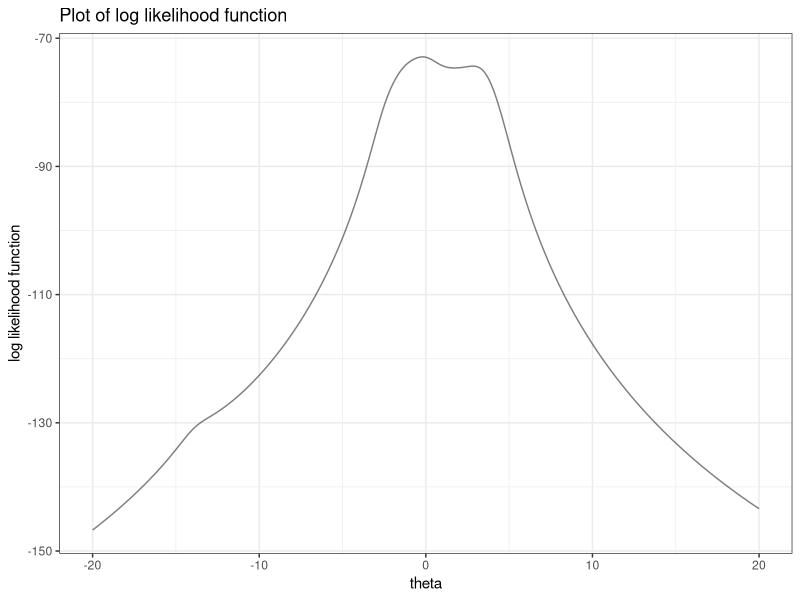
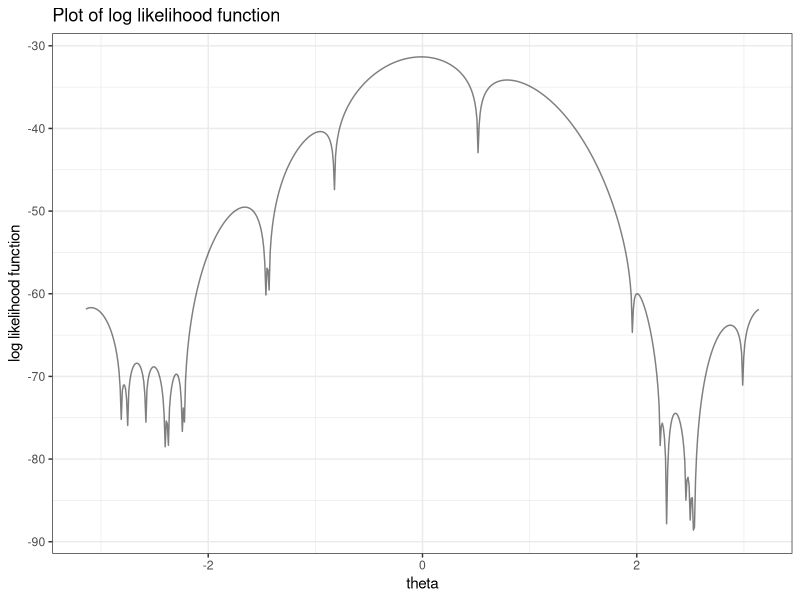
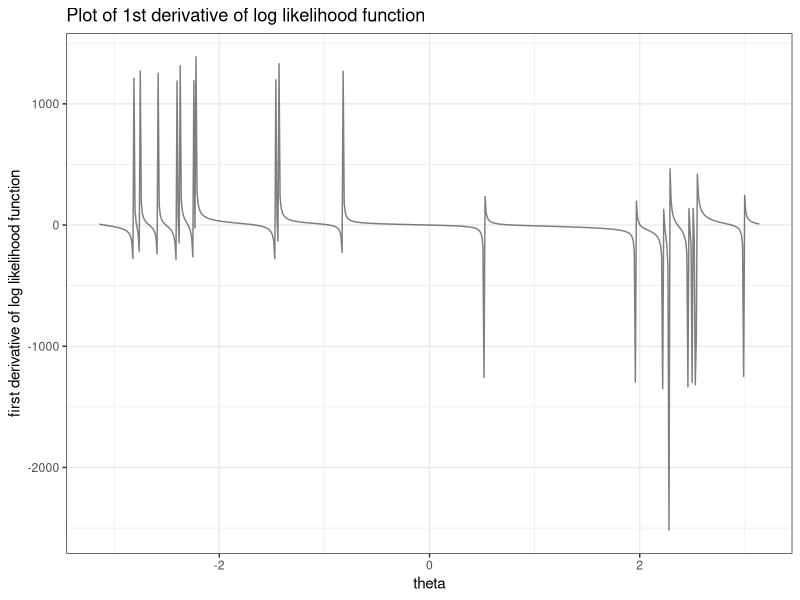
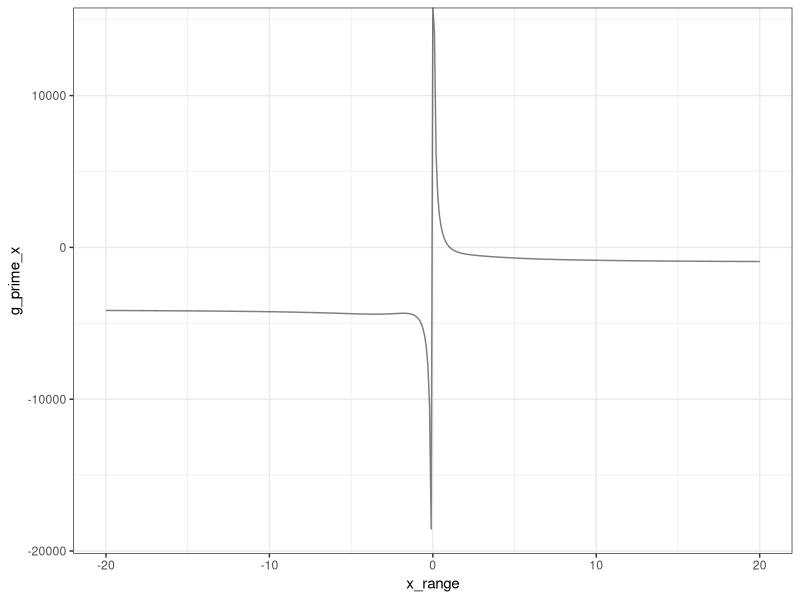

These charts were generated, in order, by the following R code: (Note: this script raises an error after producing the figures.)
## ---- chunk 1
knitr::opts_chunk$set(echo = TRUE)
library(tidyverse)
library(plotrix)
## ---- chunk 2
# Import data
x_value = c(1.77, -0.23, 2.76, 3.80, 3.47, 
            56.75, -1.34, 4.24, -2.44, 3.29, 
            3.71, -2.40, 4.53, -0.07, -1.05, 
            -13.87, -2.53, -1.75, 0.27, 43.21)

# Define the log likelihood function
log_likelihood = function(x, theta) {
  l = -20*log(pi) - sum(log(1+(x-theta)^2))
  return(l)
} 

# Define the first derivative function of the log likelihood function
l_derivative_1 = function(x, theta) {
  l_1 = 2*sum((x-theta)/(1+(x-theta)^2))
  return(l_1)
}

# Define the second derivative function of the log likelihood function
l_derivative_2 = function(x, theta) {
  l_2 = 2*sum(((x-theta)^2-1)/(1+(x-theta)^2)^2)
  return(l_2)
}

# Graph the log likelihood function
theta_range = seq(-20, 20, 0.001)
n_loop = length(theta_range)
log_likelihood_value = numeric(n_loop)
for (i in 1:n_loop) {
  log_likelihood_value[i] = log_likelihood(x_value, theta_range[i])
}
result_l = cbind(theta_range, log_likelihood_value) %>% as.data.frame()
result_l %>% 
  ggplot(aes(x = theta_range, y = log_likelihood_value)) + geom_line(alpha = 0.5) +
  theme_bw() + labs(
    x = "theta",
    y = "log likelihood function",
    title = "Plot of log likelihood function"
  )
## ---- chunk 3
n_iteration = 1000
theta_iteration = numeric(n_iteration)
theta_iteration[1] = mean(x_value)
# Mean of the data as the starting point
for (i in 2:n_iteration) {
  theta_iteration[i] = theta_iteration[i-1] - l_derivative_1(x_value, theta_iteration[i-1])/l_derivative_2(x_value, theta_iteration[i-1])
}
tail(theta_iteration)

# Starting point = -11
theta_iteration[1] = -11
for (i in 2:n_iteration) {
  theta_iteration[i] = theta_iteration[i-1] - l_derivative_1(x_value, theta_iteration[i-1])/l_derivative_2(x_value, theta_iteration[i-1])
}
tail(theta_iteration)

# Starting point = -1
theta_iteration[1] = -1
for (i in 2:n_iteration) {
  theta_iteration[i] = theta_iteration[i-1] - l_derivative_1(x_value, theta_iteration[i-1])/l_derivative_2(x_value, theta_iteration[i-1])
}
tail(theta_iteration)

# Starting point = 0
theta_iteration[1] = 0
for (i in 2:n_iteration) {
  theta_iteration[i] = theta_iteration[i-1] - l_derivative_1(x_value, theta_iteration[i-1])/l_derivative_2(x_value, theta_iteration[i-1])
}
tail(theta_iteration)

# Starting point = 1.5
theta_iteration[1] = 1.5
for (i in 2:n_iteration) {
  theta_iteration[i] = theta_iteration[i-1] - l_derivative_1(x_value, theta_iteration[i-1])/l_derivative_2(x_value, theta_iteration[i-1])
}
tail(theta_iteration)

# Starting point = 4
theta_iteration[1] = 4
for (i in 2:n_iteration) {
  theta_iteration[i] = theta_iteration[i-1] - l_derivative_1(x_value, theta_iteration[i-1])/l_derivative_2(x_value, theta_iteration[i-1])
}
tail(theta_iteration)

# Starting point = 4.7
theta_iteration[1] = 4.7
for (i in 2:n_iteration) {
  theta_iteration[i] = theta_iteration[i-1] - l_derivative_1(x_value, theta_iteration[i-1])/l_derivative_2(x_value, theta_iteration[i-1])
}
tail(theta_iteration)

# Starting point = 7
theta_iteration[1] = 7
for (i in 2:n_iteration) {
  theta_iteration[i] = theta_iteration[i-1] - l_derivative_1(x_value, theta_iteration[i-1])/l_derivative_2(x_value, theta_iteration[i-1])
}
tail(theta_iteration)

# Starting point = 8
theta_iteration[1] = 8
for (i in 2:n_iteration) {
  theta_iteration[i] = theta_iteration[i-1] - l_derivative_1(x_value, theta_iteration[i-1])/l_derivative_2(x_value, theta_iteration[i-1])
}
tail(theta_iteration)

# Starting point = 38
theta_iteration[1] = 38
for (i in 2:n_iteration) {
  theta_iteration[i] = theta_iteration[i-1] - l_derivative_1(x_value, theta_iteration[i-1])/l_derivative_2(x_value, theta_iteration[i-1])
}
tail(theta_iteration)
## ---- chunk 4
# Starting points = -1 and 1
L = -1
U = 1
n_iteration = 100000
theta_iteration = numeric(n_iteration)
for (i in 1:n_iteration) {
  theta_iteration[i] = (L + U)/2
  eval_1 = l_derivative_1(x_value, theta_iteration[i])
  eval_2 = l_derivative_1(x_value, L)
  eval_3 = eval_1 * eval_2
  if(eval_3 < 0) {
    U = theta_iteration[i]
  } else {L = theta_iteration[i]}
}

tail(theta_iteration)

# Starting points = 1 and 2
L = 1
U = 2
n_iteration = 100000
theta_iteration = numeric(n_iteration)
for (i in 1:n_iteration) {
  theta_iteration[i] = (L + U)/2
  eval_1 = l_derivative_1(x_value, theta_iteration[i])
  eval_2 = l_derivative_1(x_value, L)
  eval_3 = eval_1 * eval_2
  if(eval_3 < 0) {
    U = theta_iteration[i]
  } else {L = theta_iteration[i]}
}

tail(theta_iteration)

# Starting points = 50 and 52
L = 50
U = 55
n_iteration = 100000
theta_iteration = numeric(n_iteration)
for (i in 1:n_iteration) {
  theta_iteration[i] = (L + U)/2
  eval_1 = l_derivative_1(x_value, theta_iteration[i])
  eval_2 = l_derivative_1(x_value, L)
  eval_3 = eval_1 * eval_2
  if(eval_3 < 0) {
    U = theta_iteration[i]
  } else {L = theta_iteration[i]}
}

tail(theta_iteration)
## ---- chunk 5
# Define the g function
g_function = function(theta, alpha) {
  g_value = theta + alpha*l_derivative_1(x_value, theta)
  return(g_value)
}
# Without scaling (alpha = 1)
n_iteration = 2000000
theta_iteration = numeric(n_iteration)
theta_iteration[1] = -1
for (i in 2:n_iteration) {
  theta_iteration[i] = g_function(theta_iteration[i-1], 1)
}

tail(theta_iteration)

# Alpha = 0.64
n_iteration = 100000
theta_iteration = numeric(n_iteration)
theta_iteration[1] = -1
for (i in 2:n_iteration) {
  theta_iteration[i] = g_function(theta_iteration[i-1], 0.64)
}

tail(theta_iteration)


# Alpha = 0.25
n_iteration = 100
theta_iteration = numeric(n_iteration)
theta_iteration[1] = -1
for (i in 2:n_iteration) {
  theta_iteration[i] = g_function(theta_iteration[i-1], 0.25)
}

tail(theta_iteration)

head(theta_iteration)
## ---- chunk 6
# Alpha = 0.25, starting point = 0
n_iteration = 100
theta_iteration = numeric(n_iteration)
theta_iteration[1] = 0
for (i in 2:n_iteration) {
  theta_iteration[i] = g_function(theta_iteration[i-1], 0.25)
}

tail(theta_iteration)
theta_iteration

# Alpha = 0.25, starting point = 2
n_iteration = 100
theta_iteration = numeric(n_iteration)
theta_iteration[1] = 2
for (i in 2:n_iteration) {
  theta_iteration[i] = g_function(theta_iteration[i-1], 0.25)
}

tail(theta_iteration)
theta_iteration
## ---- chunk 7
# Define the secant function
secant_function = function(theta1, theta2) {
  f_xi = l_derivative_1(x_value, theta2)
  f_xi_1 = l_derivative_1(x_value, theta1)
  theta_new = theta2 - f_xi*(theta2-theta1)/(f_xi-f_xi_1)
  return(theta_new)
}

# Starting points = -2 and -1
n_iteration = 10
theta_iteration = numeric(n_iteration)
theta_iteration[1] = -2
theta_iteration[2] = -1
for (i in 3:n_iteration) {
  theta_iteration[i] = secant_function(theta_iteration[i-2], theta_iteration[i-1])
}
tail(theta_iteration)

# Starting points = -3 and 3
n_iteration = 10
theta_iteration = numeric(n_iteration)
theta_iteration[1] = -3
theta_iteration[2] = 3
for (i in 3:n_iteration) {
  theta_iteration[i] = secant_function(theta_iteration[i-2], theta_iteration[i-1])
}
tail(theta_iteration)

# Starting points = 50 and 55
n_iteration = 10
theta_iteration = numeric(n_iteration)
theta_iteration[1] = 50
theta_iteration[2] = 55
for (i in 3:n_iteration) {
  theta_iteration[i] = secant_function(theta_iteration[i-2], theta_iteration[i-1])
}
tail(theta_iteration)
## ---- chunk 8
# Import data
x_observed = c(3.91, 4.85, 2.28, 4.06, 3.70, 4.04, 5.46, 3.53, 2.28, 1.96, 2.53, 3.88, 2.22, 3.47, 4.82, 2.46, 2.99,
2.54, 0.52, 2.50)

# Define the log likelihood function
l_function = function(x, theta) {
  l_value = -20*log(2*pi) + sum(log(1-cos(x-theta)))
  return(l_value)
}

# Define the 1st derivative of the log likelihood function
l_derivative_1 = function(x, theta) {
  l_der_value = -sum(sin(x-theta)/(1-cos(x-theta)))
  return(l_der_value)
}

# Define the 2nd derivative of the log likelihood function
l_derivative_2 = function(x, theta) {
  l_second_der = -sum(1/(1-cos(x-theta)))
  return(l_second_der)
}
## ---- chunk 9
x_range = seq(-pi, pi, 0.01)
l_value = numeric(length(x_range))
l_derivative = numeric(length(x_range))
for (i in 1:length(x_range)) {
  l_value[i] = l_function(x_observed, x_range[i])
  l_derivative[i] = l_derivative_1(x_observed, x_range[i])
}
result = cbind(x_range, l_value, l_derivative) %>% as.data.frame()

# Plot the log likelihood function
result %>% 
  ggplot(aes(x = x_range, y = l_value)) + geom_line(alpha= 0.5) +
  theme_bw() + labs(
    x = "theta",
    y = "log likelihood function",
    title = "Plot of log likelihood function"
  )

# Plot the derivative of log likelihood function
result %>% 
  ggplot(aes(x = x_range, y = l_derivative)) + geom_line(alpha= 0.5) +
  theme_bw() + labs(
    x = "theta",
    y = "first derivative of log likelihood function",
    title = "Plot of 1st derivative of log likelihood function"
  )
## ---- chunk 10
# MME of theta
theta_mme = asin((mean(x_observed)-pi));theta_mme
## ---- chunk 11
n_iteration = 100
theta_iteration = numeric(n_iteration)
theta_iteration[1] = theta_mme
# MME of theta as the starting point
for (i in 2:n_iteration) {
  theta_iteration[i] = theta_iteration[i-1] - l_derivative_1(x_observed, theta_iteration[i-1])/l_derivative_2(x_observed, theta_iteration[i-1])
}
tail(theta_iteration)

# Starting point = -2.7
theta_iteration = numeric(n_iteration)
theta_iteration[1] = -2.7
for (i in 2:n_iteration) {
  theta_iteration[i] = theta_iteration[i-1] - l_derivative_1(x_observed, theta_iteration[i-1])/l_derivative_2(x_observed, theta_iteration[i-1])
}
tail(theta_iteration)

# Starting point = 2.7
theta_iteration = numeric(n_iteration)
theta_iteration[1] = 2.7
for (i in 2:n_iteration) {
  theta_iteration[i] = theta_iteration[i-1] - l_derivative_1(x_observed, theta_iteration[i-1])/l_derivative_2(x_observed, theta_iteration[i-1])
}
tail(theta_iteration)
## ---- chunk 12
# Create starting values
start_values = seq(-pi, pi, length = 200)

# Newton-Raphson method for each starting values
convergence = numeric(200)
n_iteration = 100
theta_iteration = numeric(n_iteration)
for (j in 1:200) {
  # Set starting value
  theta_iteration[1] = start_values[j]
  # Find the convergence theta value
  for (i in 2:n_iteration) {
    theta_iteration[i] = theta_iteration[i-1] - l_derivative_1(x_observed, theta_iteration[i-1])/l_derivative_2(x_observed, theta_iteration[i-1])
  }
  convergence[j] = theta_iteration[100]
}

result_list = cbind(start_values, convergence)
result_list %>% knitr::kable()
## ---- chunk 13
# Define g'(x)
g_x_derivative = function(epsilon, x) {
  g_x_value = 1628/x - 1013 - 3062*(1-epsilon)*exp(-x)/(epsilon+(1-epsilon)*exp(-x))
  return(g_x_value)
}

# Define G1(x)
G1_x = function(epsilon, x) {
  G1_value = 1628*(epsilon+(1-epsilon)*exp(-x))/(3062*(1-epsilon)*exp(-x)+1013*(epsilon+(1-epsilon)*exp(-x)))
  return(G1_value)
}

# Plot the g'(x)
x_range = seq(-20, 20, 0.1)
g_prime_x = numeric(length(x_range))
for (i in 1:length(x_range)) {
  g_prime_x[i] = g_x_derivative(0.61489, x_range[i])
}
result = cbind(x_range, g_prime_x) %>% as.data.frame()
result %>% 
  ggplot(aes(x = x_range, y = g_prime_x)) + geom_line(alpha = 0.5) +
  theme_bw()

# Fixed point iteration with G1(x)
n_iteration = 20
x_list = numeric(n_iteration)
x_list = 1 # Starting value is 1
for (i in 2:n_iteration) {
  x_list[i] = G1_x(0.61489, x_list[i-1])
}
g_prime_x=g_x_derivative(0.61489, x_list)
result = cbind(x_list, g_prime_x) %>% as.data.frame()
result %>% knitr::kable()
## ---- chunk 14
# Define G2(x)
G2_x = function(epsilon, x) {
  G2_value = x + 1628/x - 1013 - 3062*(1-epsilon)*exp(-x)/(epsilon+(1-epsilon)*exp(-x))
  return(G2_value)
}

# Fixed point iteration with G2(x)
n_iteration = 5
x_list = numeric(n_iteration)
x_list[1] = 1 # Starting value = 1
for (i in 2:n_iteration) {
  x_list[i] = G2_x(0.61489, x_list[i-1])
}
g_prime_x=g_x_derivative(0.61489, x_list)
result = cbind(x_list, g_prime_x) %>% as.data.frame()
result %>% knitr::kable()
## ---- chunk 15
# Define G3(x)
G3_x = function(epsilon, x, alpha) {
  G3_value = x + alpha*(1628/x - 1013 - 3062*(1-epsilon)*exp(-x)/(epsilon+(1-epsilon)*exp(-x)))
  return(G3_value)
}

# Fixed point iteration with scaling
n_iteration = 10
x_list = numeric(n_iteration)
x_list[1] = 1
for (i in 2:n_iteration) {
  x_list[i] = G3_x(0.61489, x_list[i-1], 0.001)
}
g_prime_x=g_x_derivative(0.61489, x_list)
result = cbind(x_list, g_prime_x) %>% as.data.frame()
result %>% knitr::kable()
## ---- chunk 16
# Define the second derivative of g(x)
g_x_derivative_2 = function(epsilon, x) {
  second_deri_value = 3062*(1-epsilon)*epsilon*exp(-x)/(epsilon+(1-epsilon)*exp(-x))^2-1628/x^2
  return(second_deri_value)
}

# Newton-Raphson iteration with starting value 3
n_iteration = 5
x_list = numeric(n_iteration)
x_list[1] = 3
for (i in 2:n_iteration) {
  x_list[i] = x_list[i-1] - g_x_derivative(0.61489, x_list[i-1])/g_x_derivative_2(0.61489, x_list[i-1])
}
g_prime_x=g_x_derivative(0.61489, x_list)
result = cbind(x_list, g_prime_x) %>% as.data.frame()
result %>% knitr::kable()
## ---- chunk 17
n_iteration = 10
x_list = numeric(n_iteration)
x_list[1] = 1.5 # Starting value = 1.5
for (i in 2:n_iteration) {
  x_list[i] = x_list[i-1] - g_x_derivative(0.61489, x_list[i-1])/g_x_derivative_2(0.61489, x_list[i-1])
}
g_prime_x=g_x_derivative(0.61489, x_list)
result = cbind(x_list, g_prime_x) %>% as.data.frame()
result %>% knitr::kable()
## ---- chunk 18
# Define the secant function
secant_function = function(x_1, x_2) {
  f_xi = g_x_derivative(0.61489, x_2)
  f_xi_1 = g_x_derivative(0.61489, x_1)
  x_new = x_2 - f_xi*(x_2-x_1)/(f_xi-f_xi_1)
  return(x_new)
}

# Secant method with starting value = 1.5 and 1.49
n_iteration = 10
x_list = numeric(n_iteration)
x_list[1] = 1.5
x_list[2] = 1.49
for (i in 3:n_iteration) {
  x_list[i] = secant_function(x_list[i-2], x_list[i-1])
}
g_prime_x=g_x_derivative(0.61489, x_list)
result = cbind(x_list, g_prime_x) %>% as.data.frame()
result %>% knitr::kable()
## ---- chunk 19
# Initialization
n_iteration = 10
x_list = numeric(n_iteration)
x_list[1] = 1.5
x_list[2] = 1.49
x_list[3] = 1.48

# Define Muller's function
muller_function = function(x1,x2,x3) {
  f_i_2 = g_x_derivative(0.61489, x1)
  f_i_1 = g_x_derivative(0.61489, x2)
  f_i = g_x_derivative(0.61489, x3)
  dd = (f_i - 2*f_i_1 + f_i_2)/(x3 - x1)
  s = f_i - f_i_1 + (x3 - x1)/dd
  q = (x3-x2)/(x2-x1)
  A = q*f_i - q*(1+q)*f_i_1 + q^2*f_i_2
  B = (2*q+1)*f_i-(1+q)^2*f_i_1+q^2*f_i_2
  C = (1+q)*f_i
  x4 = x3-(x3-x2)*2*C/(B+sign(s)*sqrt(B^2-4*A*C))
  return(x4)
}

# Iterations
for (i in 4:n_iteration) {
  x_list[i] = muller_function(x_list[i-3], x_list[i-2], x_list[i-1])
}
g_prime_x=g_x_derivative(0.61489, x_list)
result = cbind(x_list, g_prime_x) %>% as.data.frame()
result %>% knitr::kable()
## ---- chunk 20
L = 1
U = 2
n_iteration = 25
x_list = numeric(n_iteration)
for (i in 1:n_iteration) {
  x_list[i] = (L + U)/2
  eval_1 = g_x_derivative(0.61489, x_list[i])
  eval_2 = g_x_derivative(0.61489, L)
  eval_3 = eval_1 * eval_2
  if(eval_3 < 0) {
    U = x_list[i]
  } else {L = x_list[i]}
}

g_prime_x=g_x_derivative(0.61489, x_list)
result = cbind(x_list, g_prime_x) %>% as.data.frame()
result %>% knitr::kable()
## ---- chunk 21
n_iteration = 10
x_list = numeric(n_iteration)
L = 1 # x0
U = 2 # x1
for (i in 1:n_iteration) {
  x_list[i] = (L*g_x_derivative(0.61489, U)-U*g_x_derivative(0.61489, L))/(g_x_derivative(0.61489, U) - g_x_derivative(0.61489, L))
  eval1 = g_x_derivative(0.61489, x_list[i])
  eval2 = g_x_derivative(0.61489, L)
  eval3 = eval1*eval2
  if (eval3<0) {
    U = x_list[i]
  } else {
    L = x_list[i]
  }
}
g_prime_x=g_x_derivative(0.61489, x_list)
result = cbind(x_list, g_prime_x) %>% as.data.frame()
result %>% knitr::kable()
## ---- chunk 22
n_iteration = 10
x_list = numeric(n_iteration)
L = 1 # x0
U = 2 # x1
x_list[1] = U  
FL = g_x_derivative(0.61489, L)
FU = g_x_derivative(0.61489, U)
for (i in 2:n_iteration) {
  x_list[i] = (L*FU - U*FL)/(FU-FL)
  eval = g_x_derivative(0.61489, x_list[i])*FL
  
  if(eval < 0) {
    U = x_list[i]
    FU = g_x_derivative(0.61489, U)
    if (FU*g_x_derivative(0.61489, x_list[i-1])>0) {
      FL = FL/2
    }
  } else {
    L = x_list[i]
    FL = g_x_derivative(0.61489, L)
    if (FL*g_x_derivative(0.61489, x_list[i-1])>0) {
      FU = FU/2
    }
  }
}
g_prime_x=g_x_derivative(0.61489, x_list)
result = cbind(x_list, g_prime_x) %>% as.data.frame()
result %>% knitr::kable()
## ---- chunk 23
# Import data
m = c(1997, 906, 904, 32)
sample_size = sum(m_values); sample_size
## ---- chunk 24
# Define the log likelihood function
log_L = function(theta) {
  log_L_value = m[1]*log((2+theta)/4)+(m[2]+m[3])*log((1-theta)/4)+m[4]*log(theta/4)
  return(log_L_value)
}

theta_range = seq(0, 1, 0.01)
log_L_plot_value = numeric(length(theta_range))
for (i in 1:length(theta_range)) {
  log_L_plot_value[i] = log_L(theta_range[i])
}
plot_variables = cbind(theta_range, log_L_plot_value) %>% as.data.frame()
# Plot the log likelihood function of theta
plot_variables %>% 
  ggplot(aes(x = theta_range, y = log_L_plot_value)) + geom_line(alpha = 0.4) +
  theme_bw() + labs(
    x = "theta",
    y = "log likelihood function"
  )
## ---- chunk 25
# Define the 1st derivative of log likelihood function
l_derivative_1 = function(theta) {
  derivative1 = 4*(m[1]/(2+theta) -(m[2]+m[3])/(1-theta) + m[4]/theta)
  return(derivative1)
}

# Define the 2nd derivative of log likelihood function
l_derivative_2 = function(theta) {
  derivative2 = 4*(-m[1]/(2+theta)^2-(m[2]+m[3])/(1-theta)^2-m[4]/theta^2)
  return(derivative2)
}

# Define the Fisher function
l_derivative_2_Fisher = function(theta) {
  m_expected = sample_size * c((2+theta)/4, (1-theta)/4, (1-theta)/4, theta/4)
  fisher = 4*(m_expected[1]/(2+theta)^2+(m_expected[2]+m_expected[3])/(1-theta)^2+m_expected[4]/theta^2)
  return(fisher)
}

n_iteration = 7
theta_list = numeric(n_iteration)
theta_list[1] = 0.0570461 # Starting value = 0.0570461
for (i in 2:n_iteration) {
  theta_list[i] = theta_list[i-1] - l_derivative_1(theta_list[i-1])/l_derivative_2(theta_list[i-1])
}
score_values = l_derivative_1(theta_list)
obs_Hessian = -l_derivative_2(theta_list)
exp_Hessian = l_derivative_2_Fisher(theta_list)
result = cbind(theta_list, score_values, obs_Hessian, exp_Hessian) %>% as.data.frame()
result %>% knitr::kable()

# Calculate the standard error
var_NR = (exp_Hessian[n_iteration])^(-1)
std_error_NR = sqrt(var_NR/sample_size);std_error_NR
## ---- chunk 26
n_iteration = 10
theta_list = numeric(n_iteration)
theta_list[1] = 0.0570461 # Starting value = 0.0570461
for (i in 2:n_iteration) {
  theta_list[i] = theta_list[i-1] + l_derivative_1(theta_list[i-1])/l_derivative_2_Fisher(theta_list[i-1])
}
score_values = l_derivative_1(theta_list)
obs_Hessian = -l_derivative_2(theta_list)
exp_Hessian = l_derivative_2_Fisher(theta_list)
result = cbind(theta_list, score_values, obs_Hessian, exp_Hessian) %>% as.data.frame()
result %>% knitr::kable()

# Calculate the standard error
var_fisher = (exp_Hessian[n_iteration])^(-1)
std_error_fisher = sqrt(var_fisher/sample_size);std_error_fisher
## ---- chunk 27
n_iteration = 10
theta_list = numeric(n_iteration)
theta_list[1] = 0.5 # Starting value = 0.5
for (i in 2:n_iteration) {
  theta_list[i] = theta_list[i-1] - l_derivative_1(theta_list[i-1])/l_derivative_2(theta_list[i-1])
}
score_values = l_derivative_1(theta_list)
obs_Hessian = -l_derivative_2(theta_list)
exp_Hessian = l_derivative_2_Fisher(theta_list)
result = cbind(theta_list, score_values, obs_Hessian, exp_Hessian) %>% as.data.frame()
result %>% knitr::kable()
## ---- chunk 28
n_iteration = 11
theta_list = numeric(n_iteration)
theta_list[1] = 0.5 # Starting value = 0.5
for (i in 2:n_iteration) {
  theta_list[i] = theta_list[i-1] + l_derivative_1(theta_list[i-1])/l_derivative_2_Fisher(theta_list[i-1])
}
score_values = l_derivative_1(theta_list)
obs_Hessian = -l_derivative_2(theta_list)
exp_Hessian = l_derivative_2_Fisher(theta_list)
result = cbind(theta_list, score_values, obs_Hessian, exp_Hessian) %>% as.data.frame()
result %>% knitr::kable()
## ---- chunk 29
# Import data
j = 1:4
y = c(76, 132, 15, 29)
n = c(20959, 12937, 6826, 4191)
x = matrix(c(
  1, 0, 0,
  1, 0, 1, 
  1, 1, 0,
  1, 1, 1
), 4, 3, byrow = T)
 
x = t(x) # Get the transpose of x

# Define the log likelihood function
log_L = function(beta) {
  l_beta = apply((y-n)*beta%*%x, 1, sum)-apply(log(1+exp(-beta%*%x)), 1, sum)
  return(l_beta)
}

# Define the 1st derivative of the log likelihood function
l_derivative_1 = function(beta) {
  p = 1/(1+exp(-beta%*%x))
  derivative1 = -(n*p-y)%*%t(x)
  return(derivative1)
}

l_derivative_2 = function(beta) {
  p = 1/(1+exp(-beta%*%x))
  derivative2 = -sum(n*p*(1-p))*x%*%t(x)
  return(derivative2)
}

n_iteration = 120
beta_list = matrix(0, n_iteration, 3)
beta_list[1, ] = c(-5, 0, 0) # set starting value = 5, 0, 0
for (i in 2:n_iteration) {
  beta_list[i,] = beta_list[i-1,] - l_derivative_1(beta_list[i-1,])%*%solve(l_derivative_2(beta_list[i-1,]))
  print(l_derivative_1(beta_list[i-1,]))
}

# Estimated beta
beta_est = round(beta_list, 2); beta_est
# Score 
for (i in 1:n_iteration) {
  print(l_derivative_1(beta_list[i,]))
}

# Hessian 
for (i in 1:n_iteration) {
  print(-l_derivative_2(beta_list[i,]))
}
